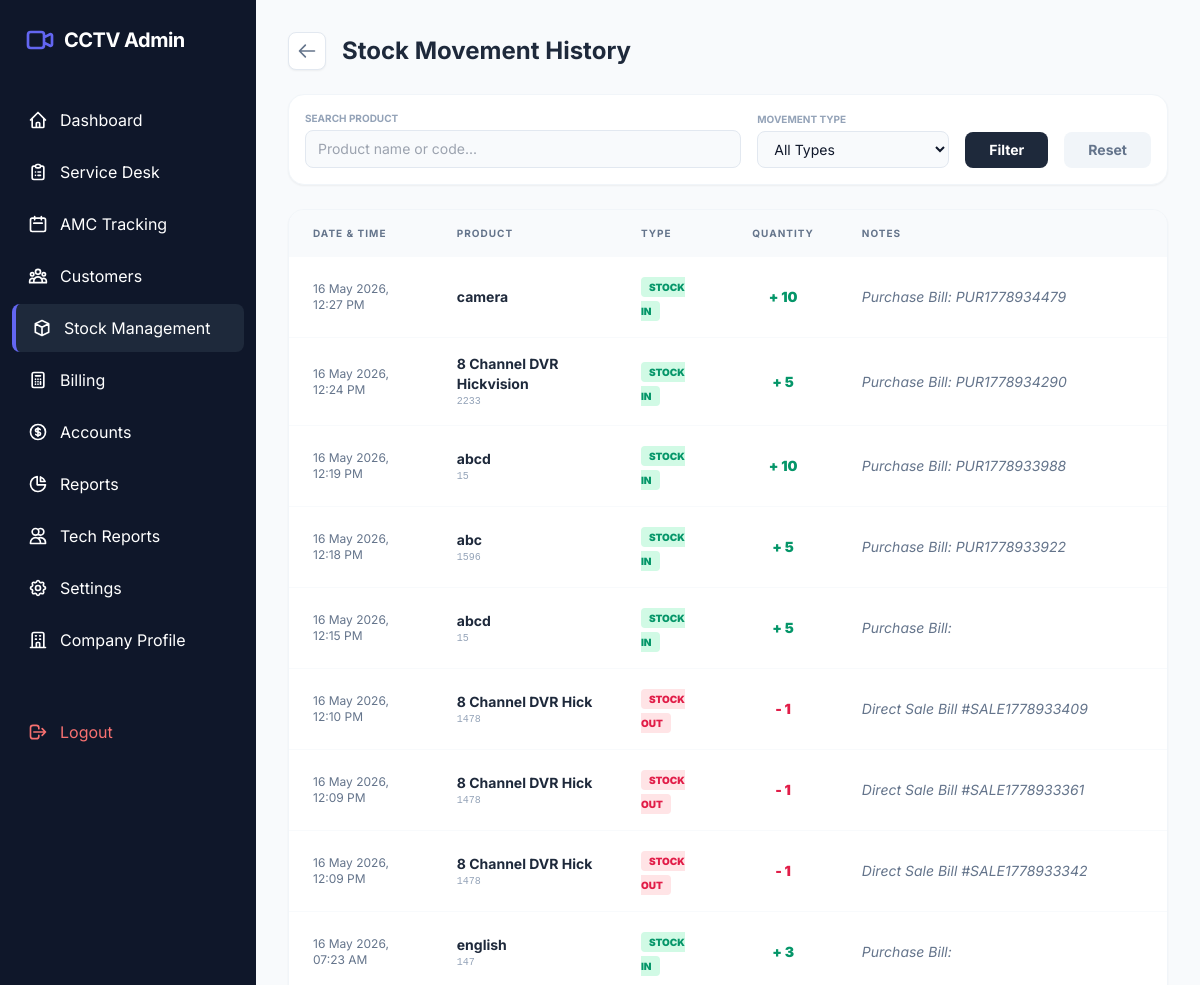
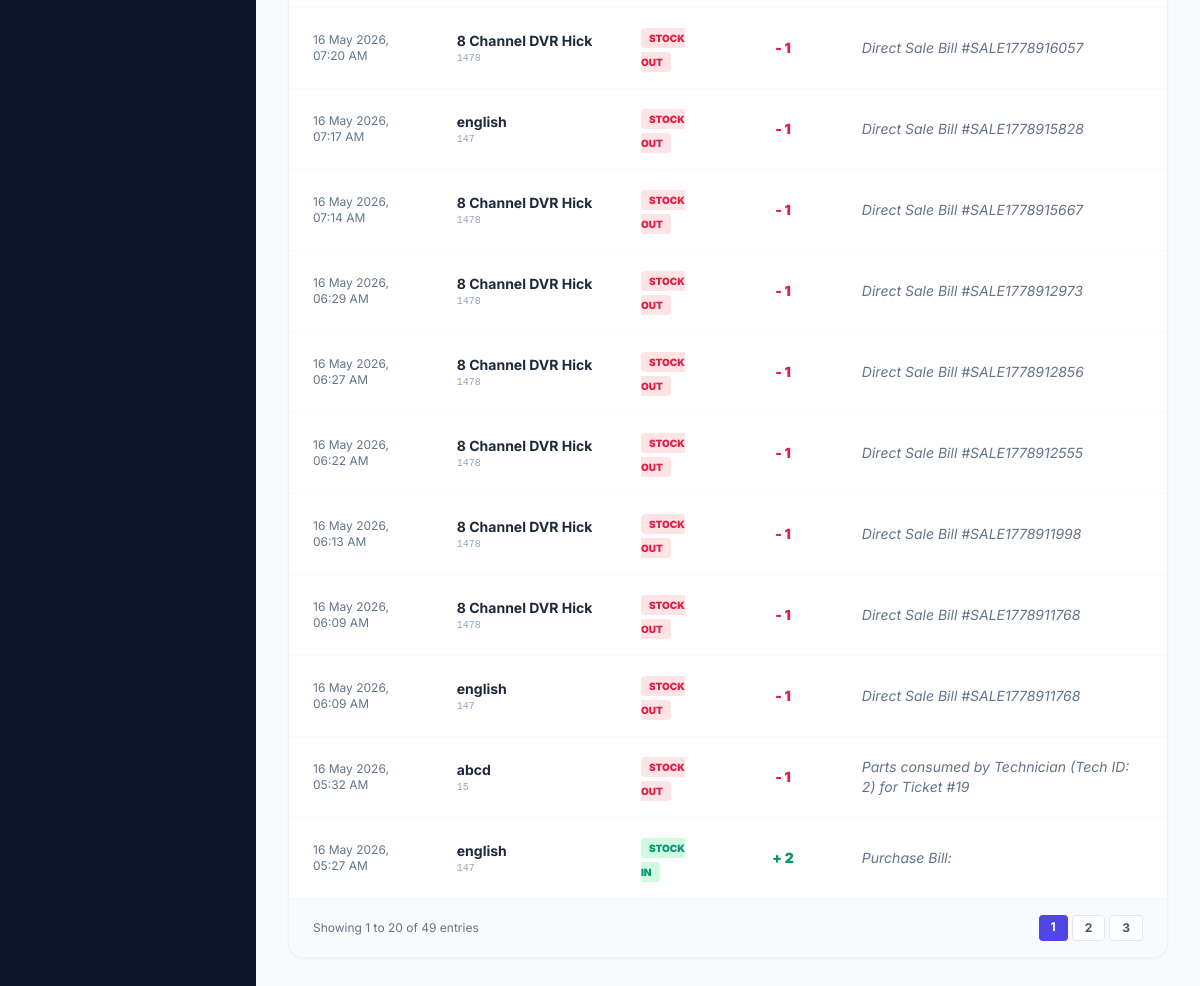
The page /admin/stock/movements.php (signed in) on the database its author committed (2 pictures, top to bottom).
### tables this page shows
CREATE TABLE `stock_movements` (
  `id` int(11) NOT NULL,
  `product_id` int(11) DEFAULT NULL,
  `type` enum('Stock In','Stock Out','Adjustment') NOT NULL,
  `quantity` int(11) NOT NULL,
  `reference_id` int(11) DEFAULT NULL COMMENT 'Link to purchase_items or invoice_items',
  `notes` text DEFAULT NULL,
  `created_at` timestamp NOT NULL DEFAULT current_timestamp()
);

CREATE TABLE `products` (
  `id` int(11) NOT NULL,
  `category_id` int(11) DEFAULT NULL,
  `product_name` varchar(255) NOT NULL,
  `product_code` varchar(100) DEFAULT NULL,
  `unit` varchar(50) DEFAULT 'Pcs',
  `category` varchar(50) DEFAULT NULL COMMENT 'Camera, DVR, HDD, Power Supply, etc.',
  `serial_number` varchar(100) DEFAULT NULL,
  `unit_price` decimal(10,2) NOT NULL,
  `gst_rate` decimal(5,2) DEFAULT 0.00,
  `current_stock` int(11) DEFAULT 0,
  `opening_stock` int(11) DEFAULT 0,
  `description` text DEFAULT NULL,
  `warranty_months` int(11) DEFAULT 12
);

### admin/stock/movements.php (the view, shortened to what this page needs)
<?php
require_once '../../includes/db_connect.php';
$search = $_GET['search'] ?? '';
$type = $_GET['type'] ?? '';
$query = "SELECT m.*, p.product_name, p.product_code
          FROM stock_movements m
          JOIN products p ON m.product_id = p.id
          WHERE 1=1";
$params = [];
$limit = 20;
$page = isset($_GET['p']) ? (int)$_GET['p'] : 1;
$offset = ($page - 1) * $limit;
$countStmt = $pdo->prepare(str_replace("SELECT m.*, p.product_name, p.product_code", "SELECT COUNT(*)", $query));
$countStmt->execute($params);
$total_rows = $countStmt->fetchColumn();
$total_pages = ceil($total_rows / $limit);
$query .= " ORDER BY m.created_at DESC LIMIT $limit OFFSET $offset";
$stmt = $pdo->prepare($query);
$stmt->execute($params);
$movements = $stmt->fetchAll();
require_once '../../includes/header.php';
?>
<div class="space-y-6">
    <div class="flex items-center gap-4">
        <a href="index.php" class="p-2 bg-white border border-slate-200 rounded-lg text-slate-500 hover:text-indigo-600 transition shadow-sm">
            <svg xmlns="http://www.w3.org/2000/svg" class="h-5 w-5" fill="none" viewBox="0 0 24 24" stroke="currentColor"><path stroke-linecap="round" stroke-linejoin="round" stroke-width="2" d="M10 19l-7-7m0 0l7-7m-7 7h18" /></svg>
        </a>
        <h1 class="text-2xl font-bold text-slate-800">Stock Movement History</h1>
    </div>
    <form class="bg-white p-4 rounded-2xl border border-slate-100 shadow-sm flex flex-wrap gap-4 items-end">
        <div class="flex-1 min-w-[200px]">
            <label class="block text-[10px] font-bold text-slate-400 uppercase mb-1">Search Product</label>
            <input type="text" name="search" value="<?php echo htmlspecialchars($search); ?>" placeholder="Product name or code..." class="w-full bg-slate-50 border border-slate-200 rounded-lg px-3 py-2 text-sm outline-none focus:ring-2 focus:ring-indigo-500">
        </div>
        <div class="w-48">
            <label class="block text-[10px] font-bold text-slate-400 uppercase mb-1">Movement Type</label>
            <select name="type" class="w-full bg-slate-50 border border-slate-200 rounded-lg px-3 py-2 text-sm outline-none focus:ring-2 focus:ring-indigo-500">
                <option value="">All Types</option>
            </select>
        </div>
        <button type="submit" class="bg-slate-800 text-white px-6 py-2 rounded-lg text-sm font-bold hover:bg-slate-900 transition">Filter</button>
        <a href="movements.php" class="bg-slate-100 text-slate-500 px-6 py-2 rounded-lg text-sm font-bold hover:bg-slate-200 transition">Reset</a>
    </form>
    <div class="bg-white rounded-2xl border border-slate-100 shadow-sm overflow-hidden">
        <div class="overflow-x-auto">
            <table class="w-full text-left">
                <thead>
                    <tr class="bg-slate-50 text-slate-500 text-[10px] uppercase tracking-widest font-bold">
                        <th class="px-6 py-4">Date & Time</th>
                        <th class="px-6 py-4">Product</th>
                        <th class="px-6 py-4">Type</th>
                        <th class="px-6 py-4 text-center">Quantity</th>
                        <th class="px-6 py-4">Notes</th>
                    </tr>
                </thead>
                <tbody class="divide-y divide-slate-50">
                    <?php if (empty($movements)): ?>
                        <tr><td colspan="5" class="px-6 py-12 text-center text-slate-400 italic">No stock movements recorded yet.</td></tr>
                    <?php else: ?>
                        <?php foreach ($movements as $m): ?>
                        <tr class="hover:bg-slate-50/50 transition">
                            <td class="px-6 py-4 text-xs text-slate-500"><?php echo date('d M Y, h:i A', strtotime($m['created_at'])); ?></td>
                            <td class="px-6 py-4">
                                <p class="text-sm font-bold text-slate-800"><?php echo htmlspecialchars($m['product_name']); ?></p>
                                <p class="text-[10px] text-slate-400 font-mono"><?php echo htmlspecialchars($m['product_code']); ?></p>
                            </td>
                            <td class="px-6 py-4">
                                <?php if ($m['type'] === 'Stock In'): ?>
                                    <span class="px-2 py-1 bg-emerald-100 text-emerald-600 rounded text-[10px] font-black uppercase">Stock In</span>
                                <?php elseif ($m['type'] === 'Stock Out'): ?>
                                    <span class="px-2 py-1 bg-rose-100 text-rose-600 rounded text-[10px] font-black uppercase">Stock Out</span>
                                <?php else: ?>
                                    <span class="px-2 py-1 bg-amber-100 text-amber-600 rounded text-[10px] font-black uppercase">Adjustment</span>
                                <?php endif; ?>
                            </td>
                            <td class="px-6 py-4 text-center text-sm font-black <?php echo $m['type'] === 'Stock In' ? 'text-emerald-600' : 'text-rose-600'; ?>">
                                <?php echo $m['type'] === 'Stock In' ? '+' : '-'; ?> <?php echo $m['quantity']; ?>
                            </td>
                            <td class="px-6 py-4 text-sm text-slate-500 italic"><?php echo htmlspecialchars($m['notes'] ?: '---'); ?></td>
                        </tr>
                        <?php endforeach; ?>
                    <?php endif; ?>
                </tbody>
            </table>
        </div>
        <?php if ($total_pages > 1): ?>
        <div class="px-6 py-4 bg-slate-50 flex items-center justify-between border-t border-slate-100">
            <p class="text-xs text-slate-500">Showing <?php echo $offset + 1; ?> to <?php echo min($offset + $limit, $total_rows); ?> of <?php echo $total_rows; ?> entries</p>
            <div class="flex gap-1">
                <?php for ($i = 1; $i <= $total_pages; $i++): ?>
                    <a href="?p=<?php echo $i; ?>&search=<?php echo urlencode($search); ?>&type=<?php echo urlencode($type); ?>"
                       class="px-3 py-1 rounded text-xs font-bold transition <?php echo $page === $i ? 'bg-indigo-600 text-white' : 'bg-white text-slate-600 border border-slate-200 hover:bg-slate-50'; ?>">
                        <?php echo $i; ?>
                    </a>
                <?php endfor; ?>
            </div>
        </div>
        <?php endif; ?>
    </div>
</div>
<?php require_once '../../includes/footer.php'; ?>

### includes/header.php (style rules this page uses)
body { font-family: 'Inter', sans-serif; }

### rows shown on the page
stock_movements: created_at "16 May 2026, 12:27 PM", product.product_name "camera", type "STOCK IN", quantity "10", notes "Purchase Bill: PUR1778934479"
stock_movements: created_at "16 May 2026, 12:24 PM", product.product_name "8 Channel DVR Hickvision", product.product_code "2233", type "STOCK IN", quantity "5", notes "Purchase Bill: PUR1778934290"
stock_movements: created_at "16 May 2026, 12:19 PM", product.product_name "abcd", product.product_code "15", type "STOCK IN", quantity "10", notes "Purchase Bill: PUR1778933988"
stock_movements: created_at "16 May 2026, 12:18 PM", product.product_name "abc", product.product_code "1596", type "STOCK IN", quantity "5", notes "Purchase Bill: PUR1778933922"
stock_movements: created_at "16 May 2026, 12:15 PM", product.product_name "abcd", product.product_code "15", type "STOCK IN", quantity "5", notes "Purchase Bill:"
stock_movements: created_at "16 May 2026, 12:10 PM", product.product_name "8 Channel DVR Hick", product.product_code "1478", type "STOCK OUT", quantity "1", notes "Direct Sale Bill #SALE1778933409"
stock_movements: created_at "16 May 2026, 12:09 PM", product.product_name "8 Channel DVR Hick", product.product_code "1478", type "STOCK OUT", quantity "1", notes "Direct Sale Bill #SALE1778933361"
stock_movements: created_at "16 May 2026, 12:09 PM", product.product_name "8 Channel DVR Hick", product.product_code "1478", type "STOCK OUT", quantity "1", notes "Direct Sale Bill #SALE1778933342"
stock_movements: created_at "16 May 2026, 07:23 AM", product.product_name "english", product.product_code "147", type "STOCK IN", quantity "3", notes "Purchase Bill:"
stock_movements: created_at "16 May 2026, 07:20 AM", product.product_name "8 Channel DVR Hick", product.product_code "1478", type "STOCK OUT", quantity "1", notes "Direct Sale Bill #SALE1778916057"
stock_movements: created_at "16 May 2026, 07:17 AM", product.product_name "english", product.product_code "147", type "STOCK OUT", quantity "1", notes "Direct Sale Bill #SALE1778915828"
stock_movements: created_at "16 May 2026, 07:14 AM", product.product_name "8 Channel DVR Hick", product.product_code "1478", type "STOCK OUT", quantity "1", notes "Direct Sale Bill #SALE1778915667"
stock_movements: created_at "16 May 2026, 06:29 AM", product.product_name "8 Channel DVR Hick", product.product_code "1478", type "STOCK OUT", quantity "1", notes "Direct Sale Bill #SALE1778912973"
stock_movements: created_at "16 May 2026, 06:27 AM", product.product_name "8 Channel DVR Hick", product.product_code "1478", type "STOCK OUT", quantity "1", notes "Direct Sale Bill #SALE1778912856"
stock_movements: created_at "16 May 2026, 06:22 AM", product.product_name "8 Channel DVR Hick", product.product_code "1478", type "STOCK OUT", quantity "1", notes "Direct Sale Bill #SALE1778912555"
stock_movements: created_at "16 May 2026, 06:13 AM", product.product_name "8 Channel DVR Hick", product.product_code "1478", type "STOCK OUT", quantity "1", notes "Direct Sale Bill #SALE1778911998"
stock_movements: created_at "16 May 2026, 06:09 AM", product.product_name "8 Channel DVR Hick", product.product_code "1478", type "STOCK OUT", quantity "1", notes "Direct Sale Bill #SALE1778911768"
stock_movements: created_at "16 May 2026, 06:09 AM", product.product_name "english", product.product_code "147", type "STOCK OUT", quantity "1", notes "Direct Sale Bill #SALE1778911768"
stock_movements: created_at "16 May 2026, 05:32 AM", product.product_name "abcd", product.product_code "15", type "STOCK OUT", quantity "1", notes "Parts consumed by Technician (Tech ID: 2) for Ticket #19"
stock_movements: created_at "16 May 2026, 05:27 AM", product.product_name "english", product.product_code "147", type "STOCK IN", quantity "2", notes "Purchase Bill:"

### other values the page prints
$offset + 1 "1"
min($offset + $limit, $total_rows) "20"
$total_rows "49"
